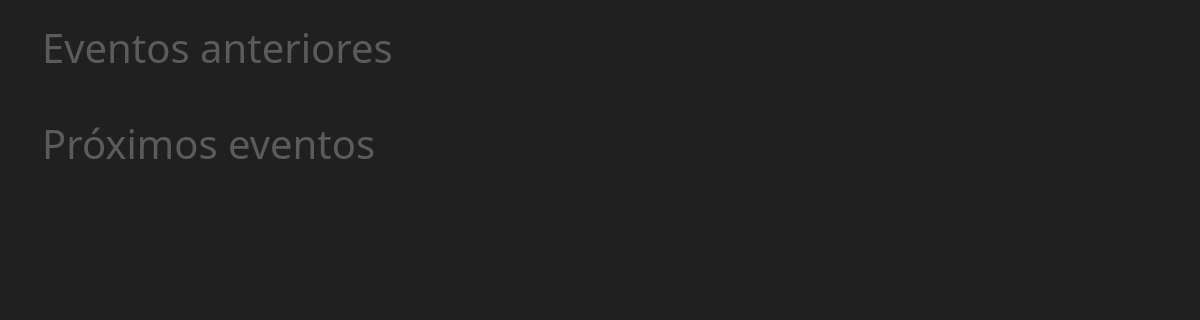
Page /meus-eventos (signed in) on the earlier database version.
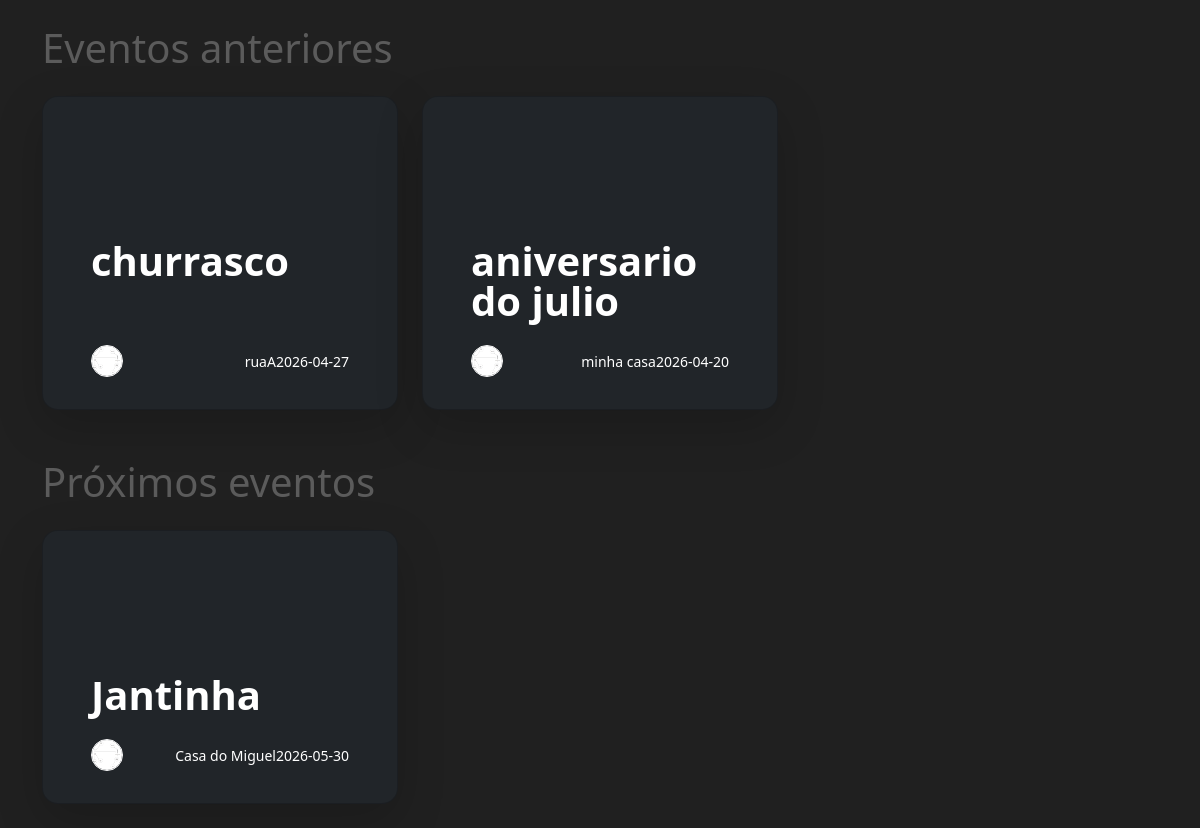
Same page on the later database version.
### tables this page shows
CREATE TABLE evento (
    id INTEGER PRIMARY KEY AUTOINCREMENT,
    id_administrador INTEGER NOT NULL,
	nome TEXT NOT NULL,
	local TEXT NOT NULL,
	data NUMERIC NOT NULL,
	hora NUMERIC NOT NULL,
	limite INTEGER NOT NULL,
    token TEXT NOT NULL,
	FOREIGN KEY (id_administrador) REFERENCES usuario (id)
);

### app.py (the view)
@srv.get("/meus-eventos")
@login_required
def get_meus_eventos():
    eventos = service.get_meus_eventos(fk.session["usuario_id"])
    return fk.render_template("events/all_events.html",
                               proximos_eventos=eventos["proximos"],
                               anteriores_eventos=eventos["anteriores"])

### app.py (called while the page is built)
def login_required(f):
    @wraps(f)
    def decorated(*args, **kwargs):
        if "usuario_id" not in fk.session:
            return fk.redirect("/login")
        return f(*args, **kwargs)
    return decorated

### conexao.py (called while the page is built)
def get_db_conexao():
    conn = sqlite3.connect('database.db', timeout=30, check_same_thread=False)
    try:
        conn.execute('PRAGMA journal_mode=WAL;')
    except Exception:
        pass
    return conn

### model.py (called while the page is built)
def get_eventos_usuario(usuario_id, data_corte, futuros=True):
    conn = c.get_db_conexao()
    cur = conn.cursor()
    operador = '>=' if futuros else '<'
    ordem = 'ASC' if futuros else 'DESC'
    cur.execute(f'''
        SELECT evento.*
        FROM evento
        JOIN lista ON evento.id = lista.evento_id
        WHERE lista.usuario_id = ? AND lista.status = 2 AND evento.data {operador} ?
        ORDER BY evento.data {ordem}
    ''', (usuario_id, data_corte))
    eventos = cur.fetchall()
    conn.close()
    return eventos

### service.py (called while the page is built)
def get_meus_eventos(usuario_id):
    from datetime import date
    data_hoje = date.today().isoformat()
    return {
        "proximos": md.get_eventos_usuario(usuario_id, data_hoje, futuros=True),
        "anteriores": md.get_eventos_usuario(usuario_id, data_hoje, futuros=False),
    }

### templates/events/all_events.html
<!DOCTYPE html>
<html lang="en">
<head>
    {% include 'partials/_head.html' %}
</head>
<body class="container py-4">
<h1 class="mb-4">Eventos anteriores</h1>
<div class="row g-4 mb-5">
{% for evento in anteriores_eventos %}
    <div class="col-lg-4 col-md-6 col-sm-12">
        <a href="/evento/{{ evento[7] }}" class="text-decoration-none">
            <div class="card card-cover h-100 overflow-hidden text-bg-dark rounded-4 shadow-lg"
                style="background-image: url('/static/img/{{ evento[8] }}'); background-size: cover; background-position: center;">
                <div class="d-flex flex-column h-100 p-5 pb-3 text-white text-shadow-1">
                    <h3 class="pt-5 mt-5 mb-4 display-6 lh-1 fw-bold">{{ evento[2] }}</h3>
                    <ul class="d-flex list-unstyled mt-auto align-items-center justify-content-between">
                        <li class="me-auto">
                            <img src="{{ url_for('static', filename='uploads/usuarios/' ~ evento[1] ~ '.png') }}"
                                width="32" height="32"
                                class="rounded-circle border border-white">
                        </li>
                        <li><small>{{ evento[3] }}</small></li>
                        <li><small>{{ evento[4] }}</small></li>
                    </ul>
                </div>
            </div>
        </a>
    </div>
{% endfor %}
</div>
<h1 class="mb-4">Próximos eventos</h1>
<div class="row g-4">
{% for evento in proximos_eventos %}
    <div class="col-lg-4 col-md-6 col-sm-12">
        <a href="/evento/{{ evento[7] }}" class="text-decoration-none">
            <div class="card card-cover h-100 overflow-hidden text-bg-dark rounded-4 shadow-lg"
                style="background-image: url('/static/img/{{ evento[8] }}'); background-size: cover; background-position: center;">
                <div class="d-flex flex-column h-100 p-5 pb-3 text-white text-shadow-1">
                    <h3 class="pt-5 mt-5 mb-4 display-6 lh-1 fw-bold">{{ evento[2] }}</h3>
                    <ul class="d-flex list-unstyled mt-auto align-items-center justify-content-between">
                        <li class="me-auto">
                            <img src="{{ url_for('static', filename='uploads/usuarios/' ~ evento[1] ~ '.png') }}"
                                width="32" height="32"
                                class="rounded-circle border border-white">
                        </li>
                        <li><small>{{ evento[3] }}</small></li>
                        <li><small>{{ evento[4] }}</small></li>
                    </ul>
                </div>
            </div>
        </a>
    </div>
{% endfor %}
</div>
</body>
</html>

### templates/partials/_head.html (shortened to what this page needs)
    <link rel="stylesheet" href="/static/style.css">

Differences in the rows shown:
added evento: nome "churrasco", local "ruaA", data "2026-04-27", shown under "Eventos anteriores"
added evento: nome "aniversario do julio", local "minha casa", data "2026-04-20", shown under "Eventos anteriores"
added evento: nome "Jantinha", local "Casa do Miguel", data "2026-05-30", shown under "Próximos eventos"
